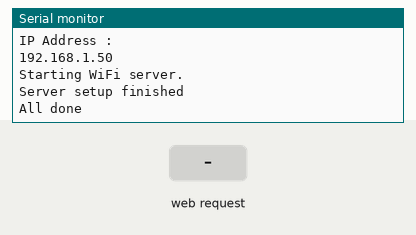
Recording of a sketch running on a simulated ESP8266 (NodeMCU). On the bench: the last lines printed to the serial monitor. The test bench sets the inputs (shaded band). WiFi joins after 1.5 s; servers stay silent unless stated.

Above: at 3.0 s.
3.1 s: HTTP request GET /?PIN0ON received
At 4.3 s:
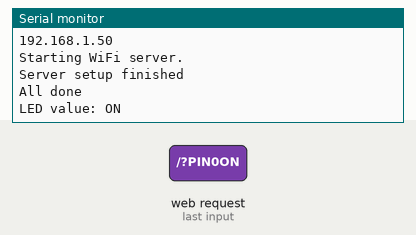
4.6 s: HTTP request GET /?PIN0OFF received
At 5.7 s:
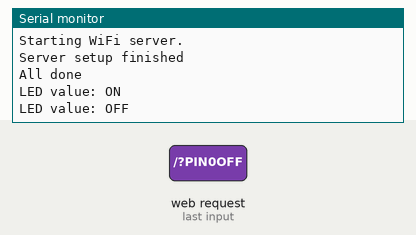

Measured:
- after the input at 3.1 s, the serial monitor: prints a new line at once (image 1)
- after the input at 4.6 s, the serial monitor: prints a new line at once (image 2)

The sketch:

ArduinoExample1.ino
```cpp
// Tested on ESP8266 and NodeMCU


#include <ESP8266WiFi.h>

#define PORT 80

const char WiFiAPPSK[] = "ArduinoPass";     //Arduino password

//Setup wifi data
const char* ssid = "Your WiFi ssid";
const char* password = "Your WiFi password";

IPAddress ip(192,168,0,155);              //Set IP
IPAddress gateway(192,168,0,1);           //Set Gateway
IPAddress subnet(255,255,255,0);          //Set Subnet

WiFiServer server(PORT);                  // create a server at port 80
String request;                           // stores the HTTP request

int Status = WL_IDLE_STATUS;
int tries = 0;
int pin0 = D0; // D0 is for NodeMCU, please change it to match the Arduino you use


void setup()
{
  Serial.begin(115200);
  Serial.println("Starting arduino...");
  delay(50);

  Serial.println("Status : " + String(Status));

  WiFi.mode(WIFI_AP_STA);
  WiFi.begin(ssid, password);
  WiFi.config(ip, gateway, subnet);

  Serial.print("Connecting");

  while(WiFi.status() != WL_CONNECTED){
    Serial.print(".");
    delay(500);
    tries = tries + 1;
    if(tries > 20)
      break;
  }

  if(WiFi.status() == WL_CONNECT_FAILED | WiFi.status() == WL_CONNECTION_LOST){
    Serial.println("Failed to connect.");
  }else{
    Serial.println("Connected");
    Serial.println("IP Address : ");
    Serial.println(WiFi.localIP());
  }

  delay(100);
  Serial.println("Starting WiFi server.");
  server.begin();
  Serial.println("Server setup finished");

  delay(200);

  Serial.println("All done");
}

void loop()
{
  HtmlPage();
  delay(10);
}

void HtmlPage(){
  WiFiClient client = server.available();  // try to get client
  if (client) {  // got client?
    boolean currentLineIsBlank = true;

    while (client.connected()) {
      if (client.available()) {   // client data available to read
        char c = client.read(); // read 1 byte (character) from client
        request += c;  // save the HTTP request 1 char at a time
        // last line of client request is blank and ends with \n
        // respond to client only after last line received
        if (c == '\n' && currentLineIsBlank) {
          // Send a standard http response header
          client.println("HTTP/1.1 200 OK");
          client.println("Content-Type: text/html");
          client.println("Connection: close");
          client.println();
          // Send web page
          client.println("<!DOCTYPE html>");
          client.println("<html>");
          client.println("<head>");
          client.println("</head>");
          client.println("<body>");
          client.println("<form method=\"get\">");
          HtmlButtons(client);
          Commands();
          client.println("</form>");
          client.println("</body>");
          client.println("</html>");
          request = "";    // finished with request, empty string
          break;
          }
        // every line of text received from the client ends with \r\n
        if (c == '\n') {
          // last character on line of received text
          // starting new line with next character read
          currentLineIsBlank = true;
        }
        else if (c != '\r') {
          // a text character was received from client
          currentLineIsBlank = false;
        }
      }
    }
    delay(10);      // give the web browser time to receive the data
    client.stop(); // close the connection
  }
}

void HtmlButtons(WiFiClient cl){
  //Show buttons to html page
  cl.println("<input type=\"button\" value=\"PIN 0 OFF\" onclick=location.href=\"/?PIN0OFF\">");
  cl.println("<input type=\"button\" value=\"PIN 0 ON\" onclick=location.href=\"/?PIN0ON\">");
}

void Commands(){
  //Switch led
  if (request.indexOf("/?PIN0ON") > -1)
  {
    Serial.println("LED value: ON");
    digitalWrite(D0, HIGH);
  }
  else if (request.indexOf("/?PIN0OFF") > -1)
  {
    Serial.println("LED value: OFF");
    digitalWrite(D0, LOW);
  }
}

void setupWiFi()
{
  uint8_t mac[WL_MAC_ADDR_LENGTH];
  WiFi.softAPmacAddress(mac);
  String macID = String(mac[WL_MAC_ADDR_LENGTH - 2], HEX);
                 String(mac[WL_MAC_ADDR_LENGTH - 1], HEX);
  macID.toUpperCase();
  String AP_NameString = "LED_Strip_WIFI";

  char AP_NameChar[AP_NameString.length() + 1];
  memset(AP_NameChar, 0, AP_NameString.length() + 1);

  for (int i=0; i<AP_NameString.length(); i++)
    AP_NameChar[i] = AP_NameString.charAt(i);

  WiFi.softAP(AP_NameChar, WiFiAPPSK);
}
```
